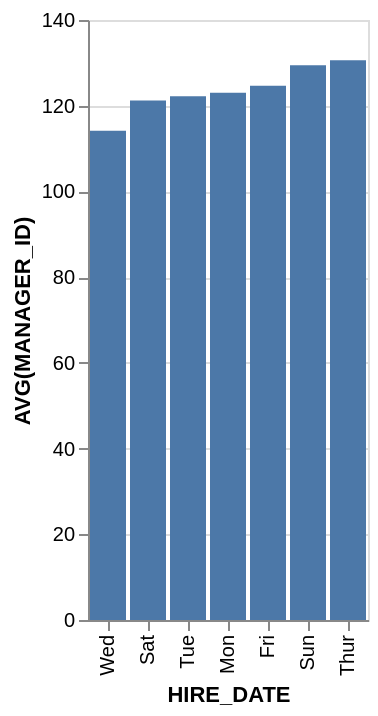

Source (Vega-Lite JSON):
### Vega-Lite specification from a JSON file in a GitHub repository (floating-point values rounded to 4 significant figures)
{"data": {"values": [{"x_data": "Wed", "y_data": 114.2}, {"x_data": "Sat", "y_data": 121.2}, {"x_data": "Tue", "y_data": 122.2}, {"x_data": "Mon", "y_data": 123}, {"x_data": "Fri", "y_data": 124.7}, {"x_data": "Sun", "y_data": 129.5}, {"x_data": "Thur", "y_data": 130.6}]}, "mark": "bar", "encoding": {"x": {"field": "x_data", "type": "nominal", "title": "HIRE_DATE", "sort": {"op": "sum", "field": "y_data", "order": "ascending"}}, "y": {"field": "y_data", "type": "quantitative", "title": "AVG(MANAGER_ID)"}}}
